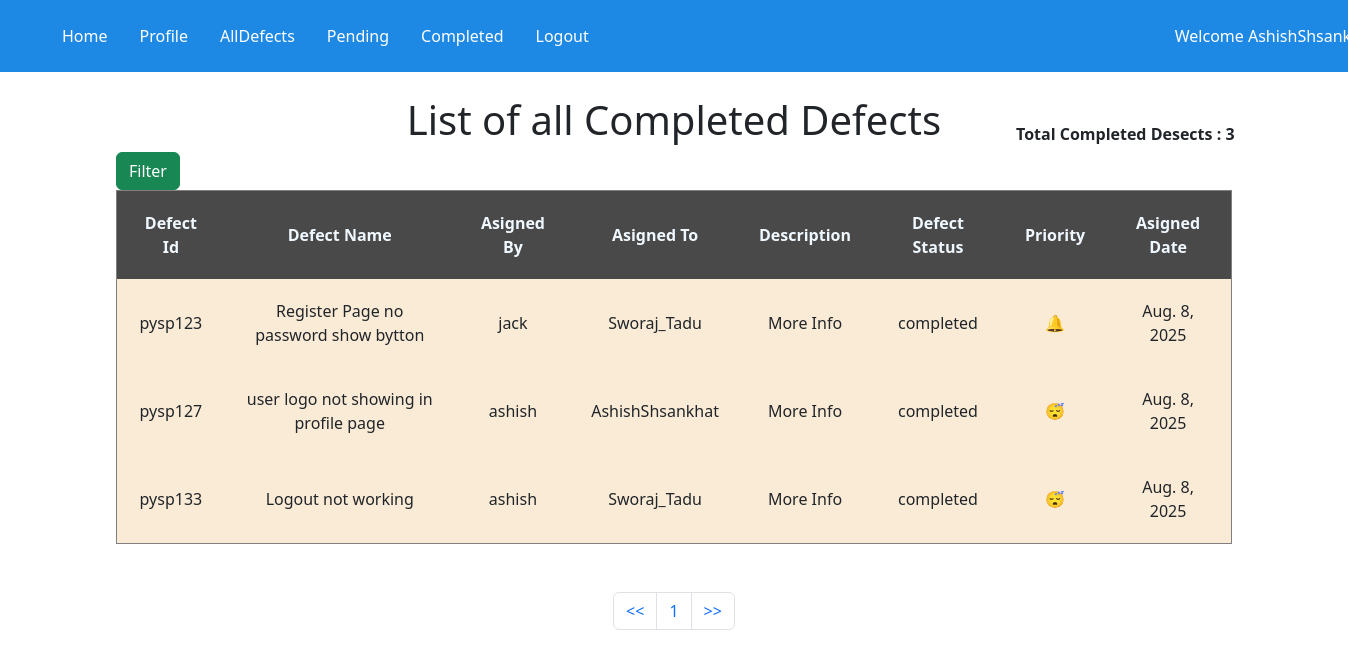
The page /defects/completed (signed in) on the database its author committed.
### defects/models.py (models this page shows, shortened)
class Defects_details(models.Model):
    defect_id = models.CharField(max_length=100)
    defect_name = models.CharField(max_length=100)
    assigned_by = models.ForeignKey(Testers,on_delete=models.CASCADE)
    assigned_to = models.ForeignKey(Developers,on_delete=models.CASCADE)
    description = models.TextField()
    defect_status = models.CharField(max_length=100)
    priority = models.CharField(max_length=100)
    assigned_date = models.DateField(auto_now_add=True)

class Testers(models.Model):
    tester_name = models.ForeignKey(User,on_delete=models.CASCADE)
    designation = models.CharField(max_length=100)
    experience = models.IntegerField()
    is_admin = models.BooleanField(default=False)
    def __str__(self):
        return self.tester_name.username

class Developers(models.Model):
    dev_name = models.ForeignKey(User,on_delete=models.CASCADE)
    designation = models.CharField(max_length=100)
    experience = models.IntegerField()
    def __str__(self):
        return self.dev_name.username

### defects/views.py (the view)
# urls.py: path('/completed',views.completed_defects,name='completed'),
def completed_defects(request):
    data = Defects_details.objects.filter(defect_status='completed')
    total_det = len(data)
    user=request.user
    show_button=False
    can_edit = False
    can_delete = False
    try:
        test = Testers.objects.get(tester_name=user)
        if test.is_admin:
            show_button=True
            can_edit = True
            can_delete = True
    except Testers.DoesNotExist:
        test = None
    paginator = Paginator(data,4)
    page_num = request.GET.get('pg')
    vaename = paginator.get_page(page_num)
    context = {
        'data': vaename,
        'td':total_det,
        'show_button':show_button,
        'can_edit': can_edit,
        'can_delete': can_delete,
    }
    return render(request,'defects/completed.html',context)

### templates/defects/completed.html (shortened to what this page needs)
{% extends "defects/base.html" %}
{% block content %}
<div class="container">
    <div class="jumbotron">
        <b style="position: relative; left: 900px; top: 50px;">Total Completed Desects : {{td}}</b>
        <h1 style="text-align: center;">List of all Completed Defects</h1>
        <a href="{% url 'filterdefect'%}" class="btn btn-success">Filter</a>
        <br>
        <table border="1" cellpadding="20" style="text-align: center;">
            <thead style="background-color: rgb(73, 73, 73); color: aliceblue;">
                <tr>
                    <th>Defect Id</th>
                    <th>Defect Name</th>
                    <th>Asigned By</th>
                    <th>Asigned To</th>
                    <th>Description</th>
                    <th>Defect Status</th>
                    <th>Priority</th>
                    <th>Asigned Date</th>
                </tr>
            </thead>
            <tbody style="background-color: antiquewhite;">
                {% for i in data %}
                <tr class="tbodyc">
                    <td>{{ i.defect_id }} </td>
                    <td>{{ i.defect_name }}</td>
                    <td>{{ i.assigned_by }}</td>
                    <td>{{ i.assigned_to }}</td>
                    <td><a href="{{i.id}}" class="nav-link">More Info</a></td>
                    <td>{{ i.defect_status }}</td>
                    {% if i.priority == 'High' %}
                    <td>🔔</td>
                    {% elif i.priority == 'Medium' %}
                    <td>Ⓜ️</td>
                    {% elif i.priority == 'Low' %}
                    <td>😴</td>
                    {% endif %}
                    <td>{{i.assigned_date}}</td>
                </tr>
                {% endfor %}
            </tbody>
        </table>
        <br>
        <br>
        <nav aria-label="Page navigation example">
            <ul class="pagination justify-content-center">
                <li class="page-item ">
                    <a class="page-link" href="?pg=1"><<</a>
                </li>
                <li class="page-item"><a class="page-link" href="?pg={{data.number}}">{{data.number}}</a></li>
                <li class="page-item">
                    <a class="page-link" href="?pg={{data.paginator.num_pages}}">>></a>
                </li>
            </ul>
        </nav>
    </div>
</div>
{% endblock  %}

### templates/defects/base.html (shortened to what this page needs)
<!DOCTYPE html>
<html lang="en">
<head>
    <link href="https://cdn.jsdelivr.net/npm/bootstrap@5.3.7/dist/css/bootstrap.min.css" rel="stylesheet">
    <link rel="stylesheet" href="https://cdn.jsdelivr.net/npm/bootstrap-icons@1.13.1/font/bootstrap-icons.min.css">
</head>
<body>
    <div class="navbar nav-light" style="background-color: #1E88E5; color: white;">
        <div class="container">
            <ul class="nav navbar" style="position:relative; left: -70px;">
                <li class="nav-item"><a href="{% url "home" %}" class="nav-link" style="color: white;">Home</a></li>
                <li class="nav-item"><a href="{% url "profile" %}" class="nav-link" style="color: white;">Profile</a></li>
                <li class="nav-item"><a href="{% url "defectdetal" %}" class="nav-link" style="color: white;">AllDefects</a></li>
                <li class="nav-item"><a href="{% url "pending" %}" class="nav-link" style="color: white;">Pending</a></li>
                <li class="nav-item"><a href="{% url "completed" %}" class="nav-link" style="color: white;">Completed</a></li>
                <li class="nav-item"><a href="{% url "logout" %}" class="nav-link" style="color: white;">Logout</a></li>
                <li class="nav-item" style="position: relative; left: 570px;">Welcome {{user.username}}</li>
            </ul>
        </div>
    </div>
    {% block content %}
    {% endblock  %}
</body>
</html>

### rows shown on the page
Defects_details: defect_id "pysp123", defect_name "Register Page no password show bytton", assigned_by "jack", assigned_to "Sworaj_Tadu", defect_status "completed", assigned_date "Aug. 8, 2025"
Defects_details: defect_id "pysp127", defect_name "user logo not showing in profile page", assigned_by "ashish", assigned_to "AshishShsankhat", defect_status "completed", assigned_date "Aug. 8, 2025"
Defects_details: defect_id "pysp133", defect_name "Logout not working", assigned_by "ashish", assigned_to "Sworaj_Tadu", defect_status "completed", assigned_date "Aug. 8, 2025"

### other values the page prints
{{ td }} "3"
{{ data.number }} "1"
